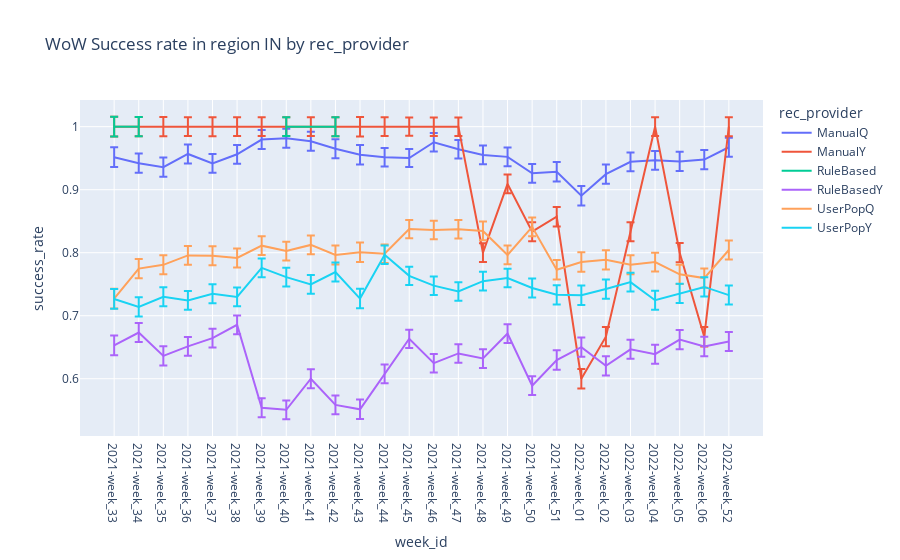

Notebook code cell kept with this figure:
### Code cell
fig=px.line(df12.reset_index().query("region=='IN'"), x='week_id', y='success_rate',error_y='CI_range',color='rec_provider', title='WoW Success rate in region IN by rec_provider')
fig.show()

### Figure 1 — Plotly figure (JSON) as saved in the notebook; plotly's stock layout.template omitted (floating-point values rounded to 4 significant figures)
{"data": [{"error_y": {"array": [0.01566, 0.0152, 0.01516, 0.01496, 0.01501, 0.0149, 0.01497, 0.01494, 0.01498, 0.01506, 0.01544, 0.01482, 0.01441, 0.01468, 0.01469, 0.0149, 0.01487, 0.01498, 0.01539, 0.01541, 0.0153, 0.015, 0.015, 0.01524, 0.01536, 0.01508]}, "hovertemplate": "rec_provider=ManualQ<br>week_id=%{x}<br>success_rate=%{y}<extra></extra>", "legendgroup": "ManualQ", "line": {"color": "#636efa", "dash": "solid"}, "marker": {"symbol": "circle"}, "mode": "lines", "name": "ManualQ", "orientation": "v", "showlegend": true, "type": "scatter", "x": ["2021-week_33", "2021-week_34", "2021-week_35", "2021-week_36", "2021-week_37", "2021-week_38", "2021-week_39", "2021-week_40", "2021-week_41", "2021-week_42", "2021-week_43", "2021-week_44", "2021-week_45", "2021-week_46", "2021-week_47", "2021-week_48", "2021-week_49", "2021-week_50", "2021-week_51", "2022-week_01", "2022-week_02", "2022-week_03", "2022-week_04", "2022-week_05", "2022-week_06", "2022-week_52"], "xaxis": "x", "y": [0.9515, 0.9421, 0.9357, 0.9567, 0.9417, 0.9562, 0.9796, 0.9817, 0.9769, 0.9649, 0.9556, 0.9515, 0.9503, 0.9753, 0.9643, 0.9551, 0.9521, 0.9259, 0.9286, 0.8904, 0.9247, 0.9442, 0.9465, 0.9448, 0.9477, 0.9673], "yaxis": "y"}, {"error_y": {"array": [0.01566, 0.0152, 0.01516, 0.01496, 0.01501, 0.0149, 0.01497, 0.01494, 0.01498, 0.01506, 0.01544, 0.01482, 0.01441, 0.01468, 0.01469, 0.0149, 0.01487, 0.01498, 0.01539, 0.01541, 0.0153, 0.015, 0.015, 0.01524, 0.01536, 0.01508]}, "hovertemplate": "rec_provider=ManualY<br>week_id=%{x}<br>success_rate=%{y}<extra></extra>", "legendgroup": "ManualY", "line": {"color": "#EF553B", "dash": "solid"}, "marker": {"symbol": "circle"}, "mode": "lines", "name": "ManualY", "orientation": "v", "showlegend": true, "type": "scatter", "x": ["2021-week_33", "2021-week_34", "2021-week_35", "2021-week_36", "2021-week_37", "2021-week_38", "2021-week_39", "2021-week_40", "2021-week_41", "2021-week_42", "2021-week_43", "2021-week_44", "2021-week_45", "2021-week_46", "2021-week_47", "2021-week_48", "2021-week_49", "2021-week_50", "2021-week_51", "2022-week_01", "2022-week_02", "2022-week_03", "2022-week_04", "2022-week_05", "2022-week_06", "2022-week_52"], "xaxis": "x", "y": [1, 1, 1, 1, 1, 1, 1, 1, 1, 1, 1, 1, 1, 1, 1, 0.8, 0.9091, 0.8333, 0.8571, 0.6, 0.6667, 0.8333, 1, 0.8, 0.6667, 1], "yaxis": "y"}, {"error_y": {"array": [0.01566, 0.0152, 0.01501, 0.01494, 0.01506]}, "hovertemplate": "rec_provider=RuleBased<br>week_id=%{x}<br>success_rate=%{y}<extra></extra>", "legendgroup": "RuleBased", "line": {"color": "#00cc96", "dash": "solid"}, "marker": {"symbol": "circle"}, "mode": "lines", "name": "RuleBased", "orientation": "v", "showlegend": true, "type": "scatter", "x": ["2021-week_33", "2021-week_34", "2021-week_37", "2021-week_40", "2021-week_42"], "xaxis": "x", "y": [1, 1, null, 1, 1], "yaxis": "y"}, {"error_y": {"array": [0.01566, 0.0152, 0.01516, 0.01496, 0.01501, 0.0149, 0.01497, 0.01494, 0.01498, 0.01506, 0.01544, 0.01482, 0.01441, 0.01468, 0.01469, 0.0149, 0.01487, 0.01498, 0.01539, 0.01541, 0.0153, 0.015, 0.015, 0.01524, 0.01536, 0.01508]}, "hovertemplate": "rec_provider=RuleBasedY<br>week_id=%{x}<br>success_rate=%{y}<extra></extra>", "legendgroup": "RuleBasedY", "line": {"color": "#ab63fa", "dash": "solid"}, "marker": {"symbol": "circle"}, "mode": "lines", "name": "RuleBasedY", "orientation": "v", "showlegend": true, "type": "scatter", "x": ["2021-week_33", "2021-week_34", "2021-week_35", "2021-week_36", "2021-week_37", "2021-week_38", "2021-week_39", "2021-week_40", "2021-week_41", "2021-week_42", "2021-week_43", "2021-week_44", "2021-week_45", "2021-week_46", "2021-week_47", "2021-week_48", "2021-week_49", "2021-week_50", "2021-week_51", "2022-week_01", "2022-week_02", "2022-week_03", "2022-week_04", "2022-week_05", "2022-week_06", "2022-week_52"], "xaxis": "x", "y": [0.6528, 0.6734, 0.6362, 0.6513, 0.6645, 0.6856, 0.554, 0.5507, 0.6, 0.5585, 0.5515, 0.6077, 0.6634, 0.6248, 0.6402, 0.6321, 0.6717, 0.589, 0.6297, 0.6502, 0.6206, 0.6467, 0.6389, 0.662, 0.6512, 0.659], "yaxis": "y"}, {"error_y": {"array": [0.01566, 0.0152, 0.01516, 0.01496, 0.01501, 0.0149, 0.01497, 0.01494, 0.01498, 0.01506, 0.01544, 0.01482, 0.01441, 0.01468, 0.01469, 0.0149, 0.01487, 0.01498, 0.01539, 0.01541, 0.0153, 0.015, 0.015, 0.01524, 0.01536, 0.01508]}, "hovertemplate": "rec_provider=UserPopQ<br>week_id=%{x}<br>success_rate=%{y}<extra></extra>", "legendgroup": "UserPopQ", "line": {"color": "#FFA15A", "dash": "solid"}, "marker": {"symbol": "circle"}, "mode": "lines", "name": "UserPopQ", "orientation": "v", "showlegend": true, "type": "scatter", "x": ["2021-week_33", "2021-week_34", "2021-week_35", "2021-week_36", "2021-week_37", "2021-week_38", "2021-week_39", "2021-week_40", "2021-week_41", "2021-week_42", "2021-week_43", "2021-week_44", "2021-week_45", "2021-week_46", "2021-week_47", "2021-week_48", "2021-week_49", "2021-week_50", "2021-week_51", "2022-week_01", "2022-week_02", "2022-week_03", "2022-week_04", "2022-week_05", "2022-week_06", "2022-week_52"], "xaxis": "x", "y": [0.7272, 0.7748, 0.7808, 0.7957, 0.7951, 0.7916, 0.8112, 0.8026, 0.8124, 0.7964, 0.8008, 0.7984, 0.8375, 0.8358, 0.8371, 0.8346, 0.7964, 0.841, 0.7729, 0.7853, 0.7887, 0.7809, 0.7851, 0.7657, 0.7597, 0.8043], "yaxis": "y"}, {"error_y": {"array": [0.01566, 0.0152, 0.01516, 0.01496, 0.01501, 0.0149, 0.01497, 0.01494, 0.01498, 0.01506, 0.01544, 0.01482, 0.01441, 0.01468, 0.01469, 0.0149, 0.01487, 0.01498, 0.01539, 0.01541, 0.0153, 0.015, 0.015, 0.01524, 0.01536, 0.01508]}, "hovertemplate": "rec_provider=UserPopY<br>week_id=%{x}<br>success_rate=%{y}<extra></extra>", "legendgroup": "UserPopY", "line": {"color": "#19d3f3", "dash": "solid"}, "marker": {"symbol": "circle"}, "mode": "lines", "name": "UserPopY", "orientation": "v", "showlegend": true, "type": "scatter", "x": ["2021-week_33", "2021-week_34", "2021-week_35", "2021-week_36", "2021-week_37", "2021-week_38", "2021-week_39", "2021-week_40", "2021-week_41", "2021-week_42", "2021-week_43", "2021-week_44", "2021-week_45", "2021-week_46", "2021-week_47", "2021-week_48", "2021-week_49", "2021-week_50", "2021-week_51", "2022-week_01", "2022-week_02", "2022-week_03", "2022-week_04", "2022-week_05", "2022-week_06", "2022-week_52"], "xaxis": "x", "y": [0.7266, 0.714, 0.7302, 0.7243, 0.7349, 0.7297, 0.776, 0.7612, 0.7497, 0.7693, 0.7272, 0.7968, 0.7633, 0.7477, 0.7386, 0.7549, 0.7599, 0.744, 0.7332, 0.7326, 0.7423, 0.7534, 0.7246, 0.7353, 0.7457, 0.7327], "yaxis": "y"}], "layout": {"autosize": true, "legend": {"title": {"text": "rec_provider"}, "tracegroupgap": 0}, "title": {"text": "WoW Success rate in region IN by rec_provider"}, "xaxis": {"anchor": "y", "autorange": true, "domain": [0, 1], "range": [-1.389, 26.39], "title": {"text": "week_id"}, "type": "category"}, "yaxis": {"anchor": "x", "autorange": true, "domain": [0, 1], "range": [0.5091, 1.042], "title": {"text": "success_rate"}, "type": "linear"}}}
